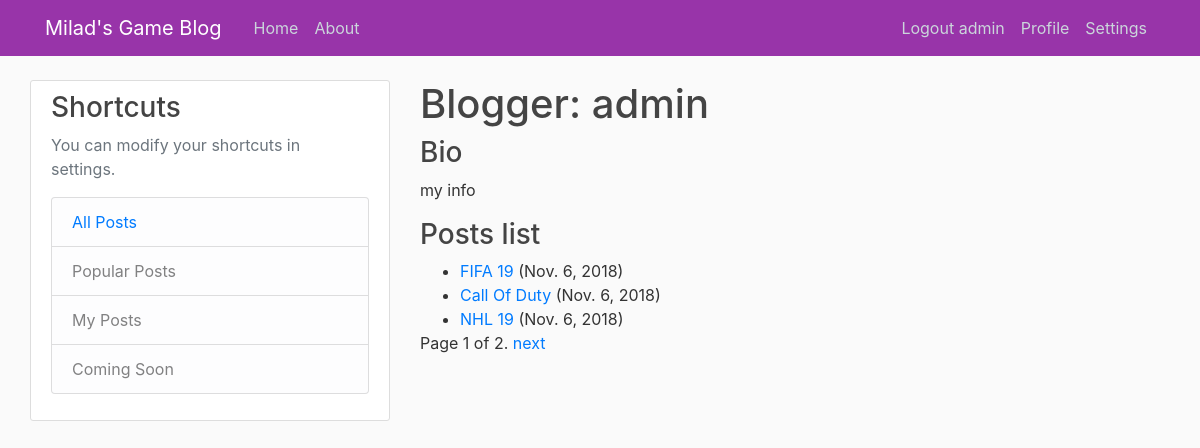
Page /blogger/1 (signed in) on the committed database.
### blog/models.py (models this page shows, shortened)
class BlogAuthor(models.Model):
    user = models.ForeignKey(User, on_delete=models.SET_NULL, null=True)
    bio = models.TextField(max_length=400, help_text="Enter your bio details here.")
    class Meta:
        ordering = ["user","bio"]
    def __str__(self):
        return self.user.username

class Blog(models.Model):
    name = models.CharField(max_length=200)
    author = models.ForeignKey(BlogAuthor, on_delete=models.SET_NULL, null=True)
    description = models.TextField(max_length=2000, help_text="Enter you blog text here.")
    post_date = models.DateField(default=date.today)
    class Meta:
        ordering = ["-post_date"]
    def get_absolute_url(self):
        return reverse('blog-detail', args=[str(self.id)])

### blog/views.py (the view)
# urls.py: path('blogger/<int:pk>', views.BlogListbyAuthorView.as_view(), name='blogs-by-author'),
class BlogListbyAuthorView(generic.ListView):
    model = Blog
    paginate_by = 3
    template_name ='blog/blog_list_by_author.html'
    def get_queryset(self):
        id = self.kwargs['pk']
        target_author=get_object_or_404(BlogAuthor, pk = id)
        return Blog.objects.filter(author=target_author)
    def get_context_data(self, **kwargs):
        context = super(BlogListbyAuthorView, self).get_context_data(**kwargs)
        context['blogger'] = get_object_or_404(BlogAuthor, pk = self.kwargs['pk'])
        return context

### blog/templates/blog/blog_list_by_author.html
{% extends "base.html" %}
{% block content %}
    <h1>Blogger: {{blogger}}</h1>
    <h3>Bio</h3>
    <p>{{blogger.bio}}</p>
    {% if blog_list %}
    <h3>Posts list</h3>
    <ul>
      {% for blog in blog_list %}
      <li>
        <a href="{{ blog.get_absolute_url }}">{{ blog.name }}</a> ({{blog.post_date}})</a>
      </li>
      {% endfor %}
    </ul>
    {% else %}
      <p>This blogger hasn't posted anything yet.</p>
    {% endif %}
{% endblock %}

### blog/templates/base.html (shortened to what this page needs)
<!DOCTYPE html>
<html lang="en">
<head>
  <link rel="stylesheet" href="https://stackpath.bootstrapcdn.com/bootstrap/4.1.3/css/bootstrap.min.css">
  {% load static %}
  <link rel="stylesheet" href="{% static 'css/styles.css' %}">
</head>
<body>
  <div class="container-fluid">
    <header class="site-header">
      <nav class="navbar navbar-expand-md navbar-dark bg-steel fixed-top">
        <div class="container">
          <a class="navbar-brand mr-4" href="{% url 'home' %}">Milad's Game Blog</a>
          <div class="collapse navbar-collapse" id="navbarToggle">
            <div class="navbar-nav mr-auto">
              <a class="nav-item nav-link" href="{% url 'home' %}">Home</a>
              <a class="nav-item nav-link" href="{% url 'about' %}">About</a>
            </div>
            <div class="navbar-nav">
              {% if user.is_authenticated %}
               <a class="nav-item nav-link" href="{% url 'logout'%}">Logout {{ user.get_username }}</a>
               <a class="nav-item nav-link" href="{% url 'profile'%}">Profile</a>
               <a class="nav-item nav-link" href="#">Settings</a>
             {% else %}
               <a class="nav-item nav-link" href="{% url 'login'%}">Login</a>
               <a class="nav-item nav-link" href="{% url 'register' %}">Register</a>
             {% endif %}
            </div>
          </div>
        </div>
      </nav>
    </header>
    <main role="main" class="container-fluid">
      <div class="row">
        <div class="col-md-4">
          <div class="content-section">
            <h3>Shortcuts</h3>
            <p class='text-muted'>You can modify your shortcuts in settings.
              <ul class="list-group">
                <li class="list-group-item list-group-item-light"><a href="{% url 'blogs' %}">All Posts</a></li>
                <li class="list-group-item list-group-item-light">Popular Posts</li>
                <li class="list-group-item list-group-item-light">My Posts</li>
                <li class="list-group-item list-group-item-light">Coming Soon</li>
              </ul>
            </p>
          </div>
        </div>
        <div class="col-md-8">
          {% block content %}{% endblock %}
          {% block pagination %}
          {% if is_paginated %}
              <div class="pagination">
                  <span class="page-links">
                      <span class="page-current">
                          Page {{ page_obj.number }} of {{ page_obj.paginator.num_pages }}.
                      </span>
                      {% if page_obj.has_next %}
                          <a href="{{ request.path }}?page={{ page_obj.next_page_number }}">next</a>
                      {% endif %}
                  </span>
              </div>
          {% endif %}
        {% endblock %}
        </div>
      </div>
    </main>
  </div>
</body>
</html>

### blog/static/css/styles.css (style rules this page uses)
body { background: #fafafa; color: #333333; margin-top: 5rem; }
h1, h2, h3, h4, h5, h6 { color: #444444; }
ul { margin: 0; }
.bg-steel { background-color: #9834a9; }
.site-header .navbar-nav .nav-link { color: #cbd5db; }
.content-section { background: #ffffff; padding: 10px 20px; border: 1px solid #dddddd; border-radius: 3px; margin-bottom: 20px; }

### rows in the picture
BlogAuthor: user.username "admin", bio "my info"
Blog: name "FIFA 19", post_date "Nov. 6, 2018"
Blog: name "Call Of Duty", post_date "Nov. 6, 2018"
Blog: name "NHL 19", post_date "Nov. 6, 2018"

### other values in the picture
{{ user.get_username }} "admin"
{{ page_obj.number }} "1"
{{ page_obj.paginator.num_pages }} "2"
